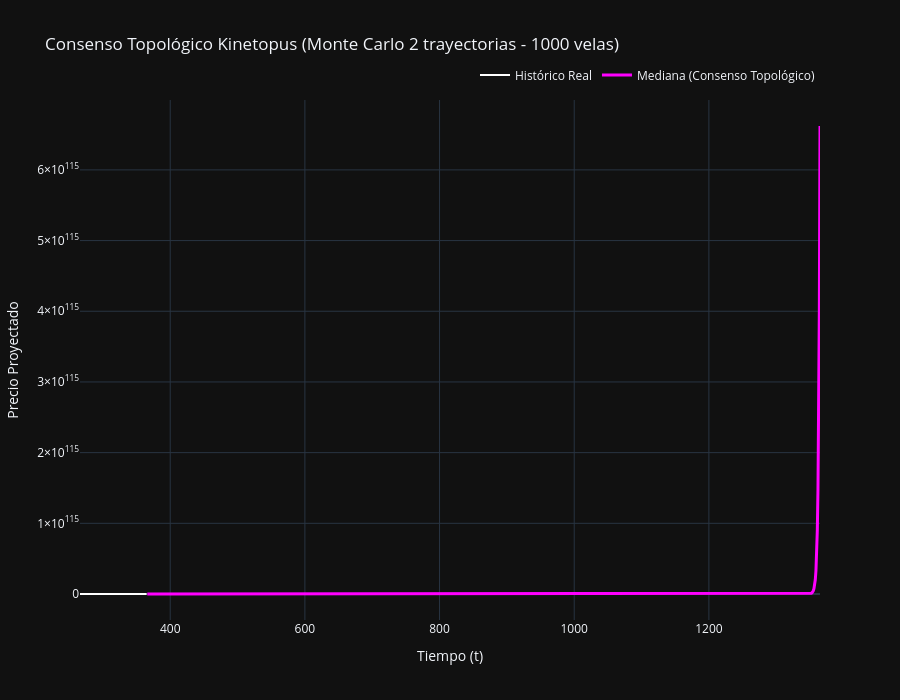

The notebook cell this image was saved under:
### Markdown cell above
## 3. Inspección Visual (El Test de Verosimilitud)
Graficaremos los caminos estocásticos generados. Esto nos permite evaluar visualmente si los patrones (tendencias, micro-reversiones, autocorrelaciones) imitan el comportamiento caótico y fractal de un activo de trading real.

### Code cell
# Generamos el eje de tiempo sintético
t_sintetico = np.arange(len(p50)) + len(t)  # Desplazado al futuro

fig = go.Figure()

# Plotting del Histórico Real (Últimas 100 velas) para contexto
t_history = t[-100:]
p_history = raw_price[-100:]
fig.add_trace(go.Scatter(
    x=t_history, y=p_history,
    mode='lines',
    name='Histórico Real',
    line=dict(color='white', width=2)
))

# Atractor Principal (Mediana - Consenso Topológico)
fig.add_trace(go.Scatter(
    x=t_sintetico, y=p50,
    mode='lines',
    name='Mediana (Consenso Topológico)',
    line=dict(color='#ff00ff', width=3)
))

fig.update_layout(
    title=f"Consenso Topológico Kinetopus (Monte Carlo {trayectorias_montecarlo} trayectorias - {horizonte_sintetico} velas)",
    template="plotly_dark",
    height=700,
    xaxis_title="Tiempo (t)",
    yaxis_title="Precio Proyectado",
    legend=dict(orientation="h", yanchor="bottom", y=1.02, xanchor="right", x=1)
)

fig.show()

### Figure 1 — Plotly figure (JSON) as saved in the notebook; plotly's stock layout.template omitted (floating-point values rounded to 4 significant figures; data arrays with more than 128 entries replaced by an {"elided": "..."} marker saying what was removed)
{"data": [{"line": {"color": "white", "width": 2}, "mode": "lines", "name": "Histórico Real", "type": "scatter", "x": [266.0, 267.0, 268.0, 269.0, 270.0, 271.0, 272.0, 273.0, 274.0, 275.0, 276.0, 277.0, 278.0, 279.0, 280.0, 281.0, 282.0, 283.0, 284.0, 285.0, 286.0, 287.0, 288.0, 289.0, 290.0, 291.0, 292.0, 293.0, 294.0, 295.0, 296.0, 297.0, 298.0, 299.0, 300.0, 301.0, 302.0, 303.0, 304.0, 305.0, 306.0, 307.0, 308.0, 309.0, 310.0, 311.0, 312.0, 313.0, 314.0, 315.0, 316.0, 317.0, 318.0, 319.0, 320.0, 321.0, 322.0, 323.0, 324.0, 325.0, 326.0, 327.0, 328.0, 329.0, 330.0, 331.0, 332.0, 333.0, 334.0, 335.0, 336.0, 337.0, 338.0, 339.0, 340.0, 341.0, 342.0, 343.0, 344.0, 345.0, 346.0, 347.0, 348.0, 349.0, 350.0, 351.0, 352.0, 353.0, 354.0, 355.0, 356.0, 357.0, 358.0, 359.0, 360.0, 361.0, 362.0, 363.0, 364.0, 365.0], "y": [67490.0, 66430.0, 66960.0, 68010.0, 68000.0, 67660.0, 64620.0, 64080.0, 67960.0, 67450.0, 65880.0, 67000.0, 65740.0, 68780.0, 68290.0, 72710.0, 70840.0, 68140.0, 67270.0, 65970.0, 68400.0, 69930.0, 70200.0, 70490.0, 70970.0, 71210.0, 72790.0, 74860.0, 73920.0, 71250.0, 69910.0, 70520.0, 68710.0, 67850.0, 70910.0, 70520.0, 71310.0, 68790.0, 66340.0, 66320.0, 65950.0, 66690.0, 68230.0, 68080.0, 66890.0, 66930.0, 67290.0, 68980.0, 68860.0, 71940.0, 71120.0, 71770.0, 72980.0, 73050.0, 70750.0, 74480.0, 74180.0, 74810.0, 75150.0, 77130.0, 75730.0, 73860.0, 75870.0, 76350.0, 78200.0, 78270.0, 77460.0, 77610.0, 78660.0, 77370.0, 76350.0, 75780.0, 76300.0, 78180.0, 78660.0, 78540.0, 79830.0, 80930.0, 81430.0, 80010.0, 80190.0, 80660.0, 82140.0, 81730.0, 80480.0, 79280.0, 81050.0, 79070.0, 78130.0, 77430.0, 76950.0, 76750.0, 77460.0, 77540.0, 75490.0, 76670.0, 76980.0, 77280.0, 75830.0, 74800.0]}, {"line": {"color": "#ff00ff", "width": 3}, "mode": "lines", "name": "Mediana (Consenso Topológico)", "type": "scatter", "x": {"elided": "1000 int values"}, "y": {"elided": "1000 float values"}}], "layout": {"height": 700, "legend": {"orientation": "h", "x": 1, "xanchor": "right", "y": 1.02, "yanchor": "bottom"}, "title": {"text": "Consenso Topológico Kinetopus (Monte Carlo 2 trayectorias - 1000 velas)"}, "xaxis": {"title": {"text": "Tiempo (t)"}}, "yaxis": {"title": {"text": "Precio Proyectado"}}}}
